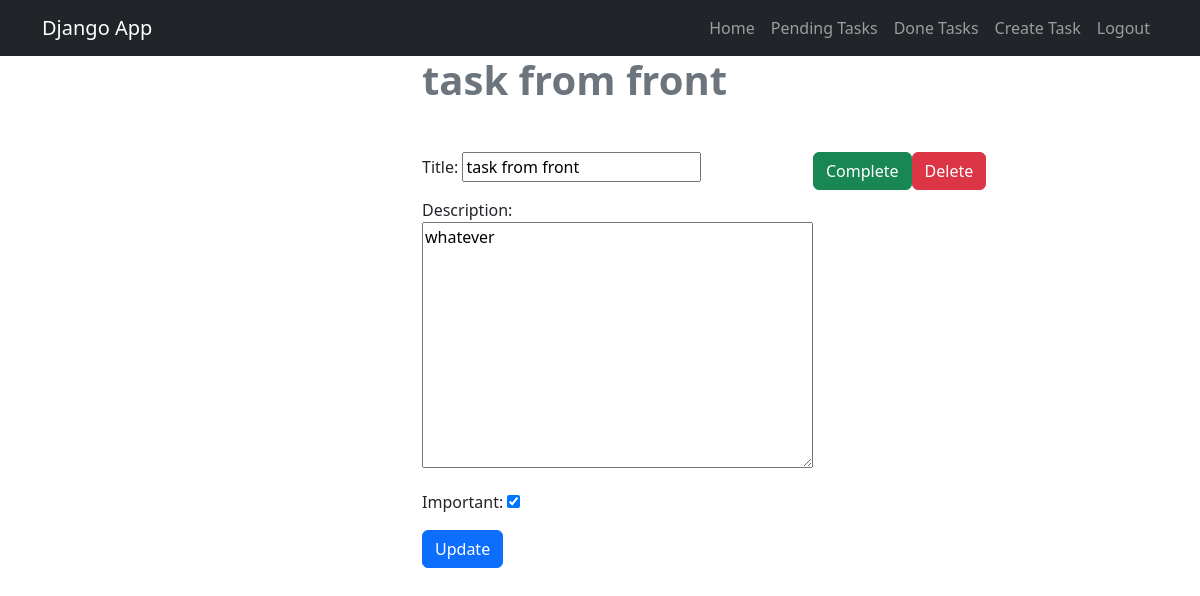
The app's page /tasks/3/ (signed in) with its own data.
### tasks/models.py (models this page shows, shortened)
class Task(models.Model):
    title = models.CharField(max_length=200)
    description = models.TextField(max_length=1000)
    created = models.DateTimeField(auto_now_add=True)
    datecompleted = models.DateTimeField(null=True, blank=True)
    important = models.BooleanField(default=False)
    user = models.ForeignKey(User, on_delete=models.CASCADE)

### tasks/views.py (the view, shortened to what this page needs)
# urls.py: path('tasks/<int:task_id>/', views.task_detail, name="task_detail"),
@login_required
def task_detail(request, task_id):
    if request.method == 'GET':
        task = get_object_or_404(Task, pk=task_id, user=request.user)
        form = TaskForm(instance=task)
        return render(request, 'task_detail.html', {'task': task, 'form': form})

### tasks/forms.py
class TaskForm(ModelForm):
    class Meta:
        model = Task
        fields = ['title', 'description', 'important']

### tasks/templates/task_detail.html (shortened to what this page needs)
{% extends 'base.html' %}
{% block content %}
<main class="container">
    <div class="row">
        <div class="col-md-4 offset-md-4">
            <h1 class="text-secondary fw-bold">{{task.title}}</h1>
            <div class="mt-5 d-flex">
                <form method="POST">
                    {{form.as_p}}
                    <button class="btn btn-primary">
                        Update
                    </button>
                </form>
                <form action="{% url 'complete_task' task.id %}" method="POST">
                    <button class="btn btn-success">
                        Complete
                    </button>
                </form>
                <form action="{% url 'delete_task' task.id %}" method="POST">
                    <button class="btn btn-danger">
                        Delete
                    </button>
                </form>
            </div>
        </div>
    </div>
</main>
{% endblock %}

### records on screen
Task: title "task from front", description "whatever", important "☑"
